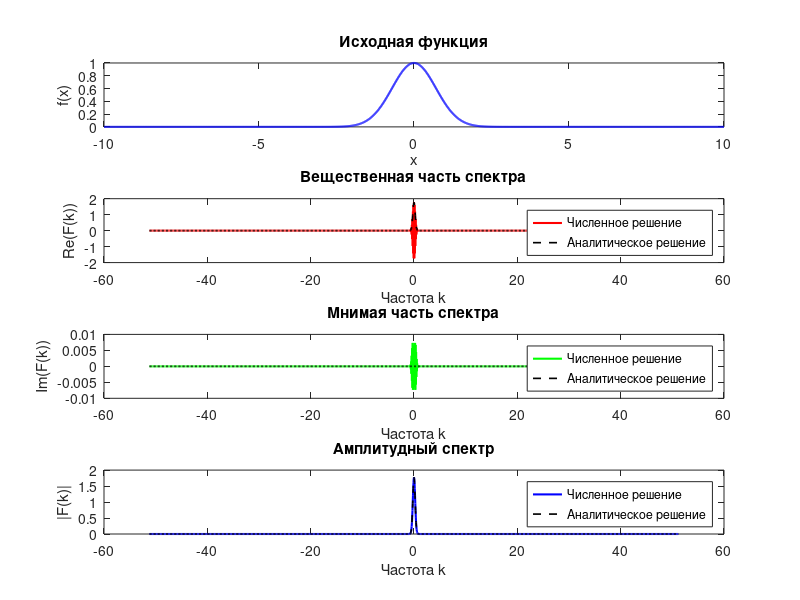

This chart was generated by the following MATLAB code:
% Исходные параметры
a = -10;               % Начало интервала (расширен)
b = 10;                % Конец интервала (расширен)
N = 2048;              % Увеличено количество точек
x = linspace(a, b, N); % Узлы дискретизации
dx = (b - a) / N;      % Шаг по x

% Определение функции
f = exp(-x.^2);        % Гауссиана

% Применение FFT
F_fft = fft(f) * dx;   % FFT с нормировкой по x
F_fft = fftshift(F_fft); % Центровка спектра

% Частоты
freq = (-N/2:N/2-1) / (N * dx);

% Аналитическое решение
F_analytic = sqrt(pi) * exp(-pi^2 * freq.^2); % Амплитуда
real_analytic = F_analytic;                   % Вещественная часть
imag_analytic = zeros(size(freq));            % Мнимая часть

% Разделение FFT на части
real_part = real(F_fft); % Вещественная часть
imag_part = imag(F_fft); % Мнимая часть

% Визуализация
figure;

% Исходная функция
subplot(4, 1, 1);
plot(x, f, 'b', 'LineWidth', 1.5);
title('Исходная функция');
xlabel('x');
ylabel('f(x)');

% Вещественная часть спектра
subplot(4, 1, 2);
plot(freq, real_part, 'r', 'LineWidth', 1.5);
hold on;
plot(freq, real_analytic, 'k--', 'LineWidth', 1.2);
title('Вещественная часть спектра');
xlabel('Частота k');
ylabel('Re(F(k))');
legend('Численное решение', 'Аналитическое решение');

% Мнимая часть спектра
subplot(4, 1, 3);
plot(freq, imag_part, 'g', 'LineWidth', 1.5);
hold on;
plot(freq, imag_analytic, 'k--', 'LineWidth', 1.2);
title('Мнимая часть спектра');
xlabel('Частота k');
ylabel('Im(F(k))');
legend('Численное решение', 'Аналитическое решение');

% Амплитудный спектр
subplot(4, 1, 4);
plot(freq, abs(F_fft), 'b', 'LineWidth', 1.5);
hold on;
plot(freq, F_analytic, 'k--', 'LineWidth', 1.2);
title('Амплитудный спектр');
xlabel('Частота k');
ylabel('|F(k)|');
legend('Численное решение', 'Аналитическое решение');
